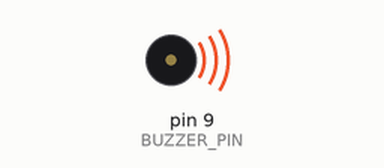
This sketch was run on a simulated Arduino Uno, built with avr-gcc and run on an emulated ATmega328P. Parts: buzzer (waves = sounding).

Above: at 1.04 s.
At 12.28 s:
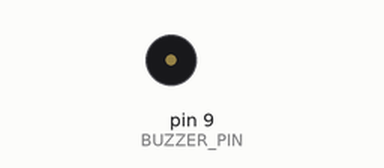
Timing chart, 0 to 15.9 s (numbered marks = the images above):
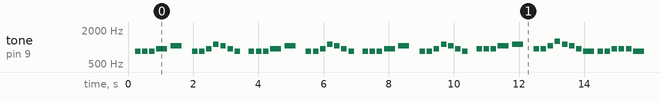

Measured:
- by itself, tone on pin 9 (BUZZER_PIN): plays 836 Hz for 0.17 s, 836 Hz for 0.17 s, 836 Hz for 0.17 s, 939 Hz for 0.34 s, 1054 Hz for 0.34 s, 836 Hz for 0.17 s … (477 notes in this stretch)

The sketch:

buzzer.ino
```cpp
// Sara Perche Ti Amo music Box

#define BUZZER_PIN 9

#define NOTE_B0  31
#define NOTE_C1  33
#define NOTE_CS1 35
#define NOTE_D1  37
#define NOTE_DS1 39
#define NOTE_E1  41
#define NOTE_F1  44
#define NOTE_FS1 46
#define NOTE_G1  49
#define NOTE_GS1 52
#define NOTE_A1  55
#define NOTE_AS1 58
#define NOTE_B1  62
#define NOTE_C2  65
#define NOTE_CS2 69
#define NOTE_D2  73
#define NOTE_DS2 78
#define NOTE_E2  82
#define NOTE_F2  87
#define NOTE_FS2 93
#define NOTE_G2  98
#define NOTE_GS2 104
#define NOTE_A2  110
#define NOTE_AS2 117
#define NOTE_B2  123
#define NOTE_C3  131
#define NOTE_CS3 139
#define NOTE_DB3 139
#define NOTE_D3  147
#define NOTE_DS3 156
#define NOTE_EB3 156
#define NOTE_E3  165
#define NOTE_F3  175
#define NOTE_FS3 185
#define NOTE_G3  196
#define NOTE_GS3 208
#define NOTE_A3  220
#define NOTE_AS3 233
#define NOTE_B3  247
#define NOTE_C4  262
#define NOTE_CS4 277
#define NOTE_D4  294
#define NOTE_DS4 311
#define NOTE_E4  330
#define NOTE_F4  349
#define NOTE_FS4 370
#define NOTE_G4  392
#define NOTE_GS4 415
#define NOTE_A4  440
#define NOTE_AS4 466
#define NOTE_B4  494
#define NOTE_C5  523
#define NOTE_CS5 554
#define NOTE_D5  587
#define NOTE_DS5 622
#define NOTE_E5  659
#define NOTE_F5  698
#define NOTE_FS5 740
#define NOTE_G5  784
#define NOTE_GS5 831
#define NOTE_A5  880
#define NOTE_AS5 932
#define NOTE_B5  988
#define NOTE_C6  1047
#define NOTE_CS6 1109
#define NOTE_D6  1175
#define NOTE_DS6 1245
#define NOTE_E6  1319
#define NOTE_F6  1397
#define NOTE_FS6 1480
#define NOTE_G6  1568
#define NOTE_GS6 1661
#define NOTE_A6  1760
#define NOTE_AS6 1865
#define NOTE_B6  1976
#define NOTE_C7  2093
#define NOTE_CS7 2217
#define NOTE_D7  2349
#define NOTE_DS7 2489
#define NOTE_E7  2637
#define NOTE_F7  2794
#define NOTE_FS7 2960
#define NOTE_G7  3136
#define NOTE_GS7 3322
#define NOTE_A7  3520
#define NOTE_AS7 3729
#define NOTE_B7  3951
#define NOTE_C8  4186
#define NOTE_CS8 4435
#define NOTE_D8  4699
#define NOTE_DS8 4978
#define REST     0


int melody[] = {
  //verse
  REST, NOTE_C5, NOTE_C5, NOTE_C5, NOTE_D5, NOTE_E5,
  REST, NOTE_C5, NOTE_C5, NOTE_D5, NOTE_F5, NOTE_E5, NOTE_D5, NOTE_C5,
  REST, NOTE_C5, NOTE_C5, NOTE_C5, NOTE_D5, NOTE_E5,
  REST, NOTE_C5, NOTE_C5, NOTE_D5, NOTE_F5, NOTE_E5, NOTE_D5, NOTE_C5,
  REST, NOTE_C5, NOTE_C5, NOTE_C5, NOTE_D5, NOTE_E5,
  REST, NOTE_C5, NOTE_C5, NOTE_D5, NOTE_F5, NOTE_E5, NOTE_D5, NOTE_C5,
  REST, NOTE_D5, NOTE_D5, NOTE_D5, NOTE_E5, NOTE_F5,
  REST, NOTE_D5, NOTE_D5, NOTE_E5, NOTE_G5, NOTE_F5, NOTE_E5, NOTE_D5,
  //chorus
  NOTE_C5, NOTE_C5, NOTE_C5, NOTE_D5, NOTE_D5, NOTE_D5, NOTE_C5,
  NOTE_E5, NOTE_E5, NOTE_E5, NOTE_E5, NOTE_C5, NOTE_D5, NOTE_C5,
  NOTE_C5, NOTE_C5, NOTE_C5, NOTE_D5, NOTE_D5, NOTE_D5, NOTE_C5,
  NOTE_E5, NOTE_E5, NOTE_E5, NOTE_E5, NOTE_C5, NOTE_D5, NOTE_C5,
  NOTE_C5, NOTE_C5, NOTE_C5, NOTE_D5, NOTE_D5, NOTE_D5, NOTE_C5,
  NOTE_F5, NOTE_F5, NOTE_F5, NOTE_F5, NOTE_F5, NOTE_E5, NOTE_E5,
  NOTE_D5, NOTE_F5, NOTE_F5, NOTE_F5, NOTE_E5, NOTE_E5,
  NOTE_D5, NOTE_D5, NOTE_E5, NOTE_F5, NOTE_E5, NOTE_D5, NOTE_C5,
};


int durations[] = {
  //verse
  8, 8, 8, 8, 4, 4,
  8, 8, 8, 8, 8, 8, 8, 8,
  8, 8, 8, 8, 4, 4,
  8, 8, 8, 8, 8, 8, 8, 8,
  8, 8, 8, 8, 4, 4,
  8, 8, 8, 8, 8, 8, 8, 8,
  8, 8, 8, 8, 4, 4,
  8, 8, 8, 8, 8, 8, 8, 8,
  //chorus
  4, 8, 8, 8, 8, 8, 4,
  8, 8, 8, 8, 8, 8, 8,
  4, 8, 8, 8, 8, 8, 4,
  8, 8, 8, 8, 8, 8, 8,
  4, 8, 8, 8, 8, 8, 4,
  8, 8, 8, 8, 8, 8, 4,
  4, 8, 8, 8, 8, 4,
  8, 8, 8, 8, 8, 8, 8,
};

void setup()
{
  pinMode(BUZZER_PIN, OUTPUT);
}

void loop()
{
  int size = sizeof(durations) / sizeof(int);

  for (int note = 0; note < size; note++) {
    //to calculate the note duration, take one second divided by the note type.
    //e.g. quarter note = 1000 / 4, eighth note = 1000/8, etc.
    int duration = 1350 / durations[note];


    float PITCH_SCALE = 8/5.0;   // 1.0 = original, 2.0 = octave up, 0.5 = octave down

    tone(BUZZER_PIN, melody[note]* PITCH_SCALE, duration);

    //to distinguish the notes, set a minimum time between them.
    //the note's duration + 30% seems to work well:
    int pauseBetweenNotes = duration * 1.30;
    delay(pauseBetweenNotes);

    //stop the tone playing:
    noTone(BUZZER_PIN);
  }
}
```
